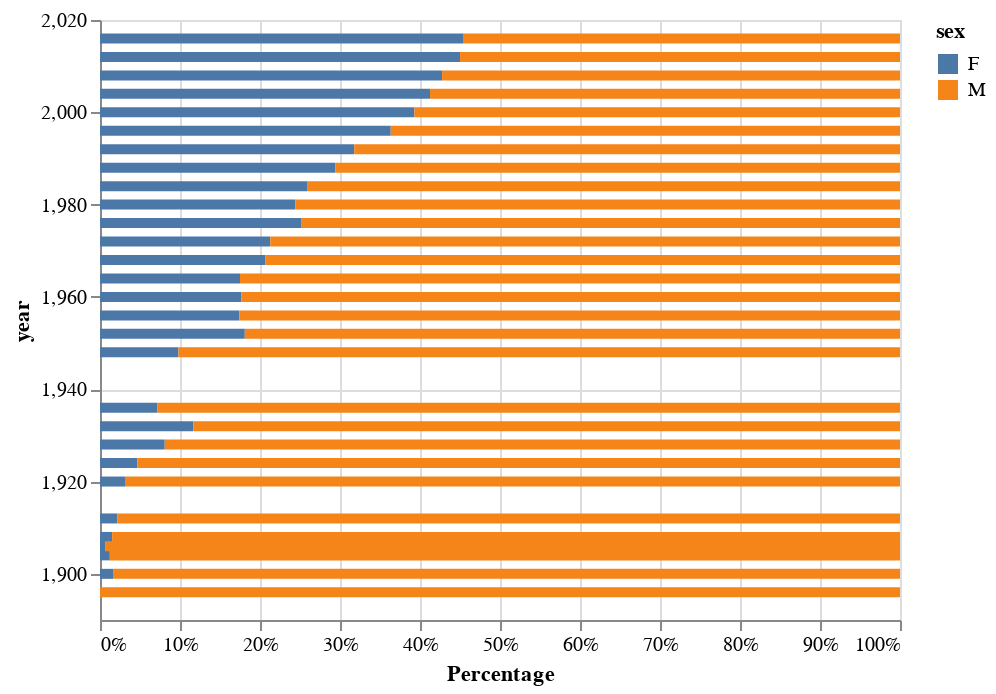

The code cell stored with this chart in its notebook:
### Code cell
alt.Chart(female_dcast_tidy_df).mark_bar().encode(
    x=alt.X('sum(frequencies)', stack="normalize", axis=alt.Axis(format='%', title='Percentage')),
    y='year',
    color='sex',
    tooltip=['year','female_percent:Q']
).interactive()

### Figure 1 — Vega-Lite specification as saved in the notebook (floating-point values rounded to 4 significant figures)
{"config": {"view": {"continuousWidth": 400, "continuousHeight": 300}}, "data": {"name": "data-cf9ace0ae9bfdb6b38a0ded76d58288d"}, "mark": "bar", "encoding": {"color": {"type": "nominal", "field": "sex"}, "tooltip": [{"type": "quantitative", "field": "year"}, {"type": "quantitative", "field": "female_percent"}], "x": {"type": "quantitative", "aggregate": "sum", "axis": {"format": "%", "title": "Percentage"}, "field": "frequencies", "stack": "normalize"}, "y": {"type": "quantitative", "field": "year"}}, "selection": {"selector002": {"type": "interval", "bind": "scales", "encodings": ["x", "y"]}}, "$schema": "https://vega.github.io/schema/vega-lite/v4.0.0.json", "datasets": {"data-cf9ace0ae9bfdb6b38a0ded76d58288d": [{"year": 1896, "all": 380, "f_prct": 0.0, "sex": "F", "frequencies": 0, "female_percent": 0.0}, {"year": 1900, "all": 1936, "f_prct": 0.01705, "sex": "F", "frequencies": 33, "female_percent": 1.7}, {"year": 1904, "all": 1301, "f_prct": 0.0123, "sex": "F", "frequencies": 16, "female_percent": 1.2}, {"year": 1906, "all": 1733, "f_prct": 0.006347, "sex": "F", "frequencies": 11, "female_percent": 0.6}, {"year": 1908, "all": 3101, "f_prct": 0.01516, "sex": "F", "frequencies": 47, "female_percent": 1.5}, {"year": 1912, "all": 4040, "f_prct": 0.02153, "sex": "F", "frequencies": 87, "female_percent": 2.2}, {"year": 1920, "all": 4292, "f_prct": 0.03122, "sex": "F", "frequencies": 134, "female_percent": 3.1}, {"year": 1924, "all": 5233, "f_prct": 0.04663, "sex": "F", "frequencies": 244, "female_percent": 4.7}, {"year": 1928, "all": 4992, "f_prct": 0.08093, "sex": "F", "frequencies": 404, "female_percent": 8.1}, {"year": 1932, "all": 2969, "f_prct": 0.1169, "sex": "F", "frequencies": 347, "female_percent": 11.7}, {"year": 1936, "all": 6506, "f_prct": 0.07193, "sex": "F", "frequencies": 468, "female_percent": 7.2}, {"year": 1948, "all": 6405, "f_prct": 0.09805, "sex": "F", "frequencies": 628, "female_percent": 9.8}, {"year": 1952, "all": 8270, "f_prct": 0.181, "sex": "F", "frequencies": 1497, "female_percent": 18.1}, {"year": 1956, "all": 5127, "f_prct": 0.1742, "sex": "F", "frequencies": 893, "female_percent": 17.4}, {"year": 1960, "all": 8119, "f_prct": 0.1767, "sex": "F", "frequencies": 1435, "female_percent": 17.7}, {"year": 1964, "all": 7702, "f_prct": 0.175, "sex": "F", "frequencies": 1348, "female_percent": 17.5}, {"year": 1968, "all": 8588, "f_prct": 0.2069, "sex": "F", "frequencies": 1777, "female_percent": 20.7}, {"year": 1972, "all": 10304, "f_prct": 0.2128, "sex": "F", "frequencies": 2193, "female_percent": 21.3}, {"year": 1976, "all": 8641, "f_prct": 0.2514, "sex": "F", "frequencies": 2172, "female_percent": 25.1}, {"year": 1980, "all": 7191, "f_prct": 0.2442, "sex": "F", "frequencies": 1756, "female_percent": 24.4}, {"year": 1984, "all": 9454, "f_prct": 0.2588, "sex": "F", "frequencies": 2447, "female_percent": 25.9}, {"year": 1988, "all": 12037, "f_prct": 0.2943, "sex": "F", "frequencies": 3543, "female_percent": 29.4}, {"year": 1992, "all": 12977, "f_prct": 0.3178, "sex": "F", "frequencies": 4124, "female_percent": 31.8}, {"year": 1996, "all": 13780, "f_prct": 0.3634, "sex": "F", "frequencies": 5008, "female_percent": 36.3}, {"year": 2000, "all": 13821, "f_prct": 0.393, "sex": "F", "frequencies": 5431, "female_percent": 39.3}, {"year": 2004, "all": 13443, "f_prct": 0.4126, "sex": "F", "frequencies": 5546, "female_percent": 41.3}, {"year": 2008, "all": 13602, "f_prct": 0.4276, "sex": "F", "frequencies": 5816, "female_percent": 42.8}, {"year": 2012, "all": 12920, "f_prct": 0.4501, "sex": "F", "frequencies": 5815, "female_percent": 45.0}, {"year": 2016, "all": 13688, "f_prct": 0.4546, "sex": "F", "frequencies": 6223, "female_percent": 45.5}, {"year": 1896, "all": 380, "f_prct": 0.0, "sex": "M", "frequencies": 380, "female_percent": 0.0}, {"year": 1900, "all": 1936, "f_prct": 0.01705, "sex": "M", "frequencies": 1903, "female_percent": 1.7}, {"year": 1904, "all": 1301, "f_prct": 0.0123, "sex": "M", "frequencies": 1285, "female_percent": 1.2}, {"year": 1906, "all": 1733, "f_prct": 0.006347, "sex": "M", "frequencies": 1722, "female_percent": 0.6}, {"year": 1908, "all": 3101, "f_prct": 0.01516, "sex": "M", "frequencies": 3054, "female_percent": 1.5}, {"year": 1912, "all": 4040, "f_prct": 0.02153, "sex": "M", "frequencies": 3953, "female_percent": 2.2}, {"year": 1920, "all": 4292, "f_prct": 0.03122, "sex": "M", "frequencies": 4158, "female_percent": 3.1}, {"year": 1924, "all": 5233, "f_prct": 0.04663, "sex": "M", "frequencies": 4989, "female_percent": 4.7}, {"year": 1928, "all": 4992, "f_prct": 0.08093, "sex": "M", "frequencies": 4588, "female_percent": 8.1}, {"year": 1932, "all": 2969, "f_prct": 0.1169, "sex": "M", "frequencies": 2622, "female_percent": 11.7}, {"year": 1936, "all": 6506, "f_prct": 0.07193, "sex": "M", "frequencies": 6038, "female_percent": 7.2}, {"year": 1948, "all": 6405, "f_prct": 0.09805, "sex": "M", "frequencies": 5777, "female_percent": 9.8}, {"year": 1952, "all": 8270, "f_prct": 0.181, "sex": "M", "frequencies": 6773, "female_percent": 18.1}, {"year": 1956, "all": 5127, "f_prct": 0.1742, "sex": "M", "frequencies": 4234, "female_percent": 17.4}, {"year": 1960, "all": 8119, "f_prct": 0.1767, "sex": "M", "frequencies": 6684, "female_percent": 17.7}, {"year": 1964, "all": 7702, "f_prct": 0.175, "sex": "M", "frequencies": 6354, "female_percent": 17.5}, {"year": 1968, "all": 8588, "f_prct": 0.2069, "sex": "M", "frequencies": 6811, "female_percent": 20.7}, {"year": 1972, "all": 10304, "f_prct": 0.2128, "sex": "M", "frequencies": 8111, "female_percent": 21.3}, {"year": 1976, "all": 8641, "f_prct": 0.2514, "sex": "M", "frequencies": 6469, "female_percent": 25.1}, {"year": 1980, "all": 7191, "f_prct": 0.2442, "sex": "M", "frequencies": 5435, "female_percent": 24.4}, {"year": 1984, "all": 9454, "f_prct": 0.2588, "sex": "M", "frequencies": 7007, "female_percent": 25.9}, {"year": 1988, "all": 12037, "f_prct": 0.2943, "sex": "M", "frequencies": 8494, "female_percent": 29.4}, {"year": 1992, "all": 12977, "f_prct": 0.3178, "sex": "M", "frequencies": 8853, "female_percent": 31.8}, {"year": 1996, "all": 13780, "f_prct": 0.3634, "sex": "M", "frequencies": 8772, "female_percent": 36.3}, {"year": 2000, "all": 13821, "f_prct": 0.393, "sex": "M", "frequencies": 8390, "female_percent": 39.3}, {"year": 2004, "all": 13443, "f_prct": 0.4126, "sex": "M", "frequencies": 7897, "female_percent": 41.3}, {"year": 2008, "all": 13602, "f_prct": 0.4276, "sex": "M", "frequencies": 7786, "female_percent": 42.8}, {"year": 2012, "all": 12920, "f_prct": 0.4501, "sex": "M", "frequencies": 7105, "female_percent": 45.0}, {"year": 2016, "all": 13688, "f_prct": 0.4546, "sex": "M", "frequencies": 7465, "female_percent": 45.5}]}}
